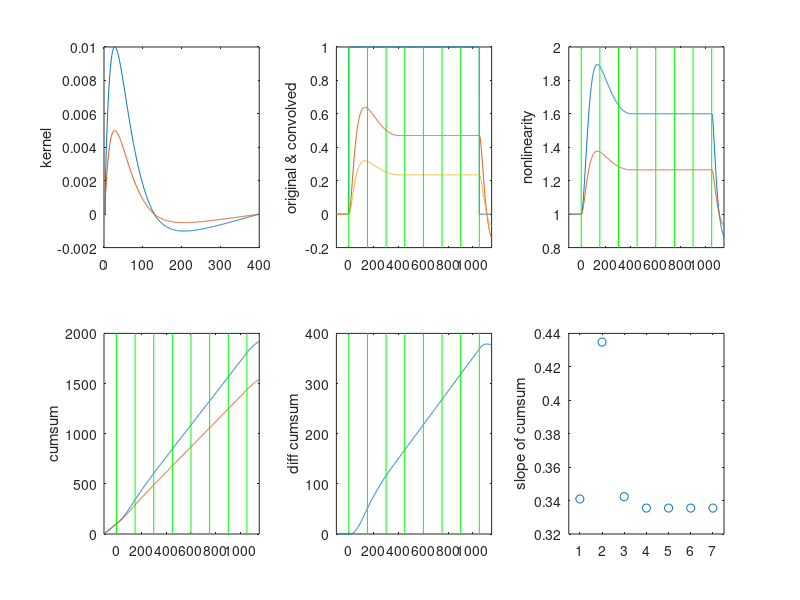

The MATLAB source for this figure:
function lookinto_coker

% contrast
len_frame = 1050;
offset = 100;
co = 1*[zeros(1,offset),ones(1,len_frame),zeros(1,offset)];

%%
% alpha function as a stimulus kernel
tmax = 400;
tau = tmax/10;
t = 0:tmax;
kernel = exp(-t/tau).*(1 - exp(-t/tau));
hn_offset = [ones(1,round(t(end)/3))*0.025, 0.025:-0.025/(round(t(end)*2/3)):0]; % manually tweaked to approximate that in Yates
kernel = kernel - 1.5*hn_offset;
kernel(1:4) = 0;
kernel = 0.01*kernel/max(kernel);

%% visualize
close all;
figure;
lenv = len_frame + 2*offset;
time = [1:lenv] - offset;

% kernel
subplot(2,3,1)
plot(t, kernel)
hold on;
plot(t, 0.5*kernel)
xlim([t(1) t(end)])
ylabel('kernel')

% original & convolved shape
subplot(2,3,2)
plot(time, co)
hold on;
c = conv(kernel, co);
plot(time, c(1:lenv))
hold on;
c2 = conv(0.5*kernel, co);
plot(time, c2(1:lenv))
xlim([time(1) time(end)])
ylabel('original & convolved')
plot_binline;

% nonlinearity
subplot(2,3,3)
fr = exp(c(1:lenv));
plot(time, fr)
hold on;
fr2 = exp(c2(1:lenv));
plot(time, fr2)
xlim([time(1) time(end)])
ylabel('nonlinearity')
plot_binline;

% cumsum
subplot(2,3,4)
cms = cumsum(fr,2);
plot(time, cms)
hold on;
cms2 = cumsum(fr2, 2);
plot(time, cms2)
xlim([time(1) time(end)])
ylabel('cumsum')
plot_binline;

% diff
subplot(2,3,5)
d = cms - cms2;
plot(time, d)
hold on;
xlim([time(1) time(end)])
ylabel('diff cumsum')
plot_binline;

% diff cumsum
subplot(2,3,6)
slope = zeros(1, 7);
begin = 101;
for i = 1:7
    slope(i) = (d(begin+150) - d(begin))/150;
    begin = begin + 150;
end
plot(1:7, slope, 'o')
xlim([0.5 7.5])
ylabel('slope of cumsum')



% bin range
function plot_binline
yy = get(gca, 'YLim');
begin = 1;
for i = 1:8
    hold on;
    plot(begin*[1 1], yy, '-g')
    begin = begin + 150;
end
ylim(yy)